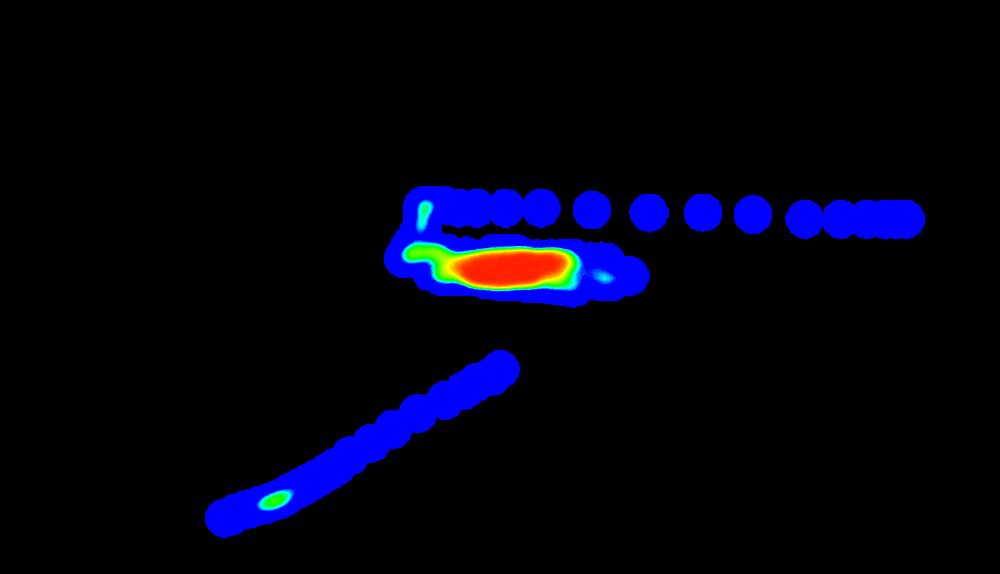
#> input picture Main/dataset/YES/heatmap (1).png, 1000 x 574 px; its folder holds only this picture in this run
$ jupyter execute --allow-errors dataAugmentation.ipynb
#> lines starting #> are read from the running program, lines starting #| are printed output that depends on the picture
[cell 1]
import os
import cv2
import numpy as np

[cell 2]
# Directories for the original and augmented images
input_dir_yes = 'dataset/YES/'
input_dir_no = 'dataset/NO/'
augmented_dir_yes = 'dataset/Augmented/YES/'
augmented_dir_no = 'dataset/Augmented/NO/'

# Ensure the augmented directories exist
os.makedirs(augmented_dir_yes, exist_ok=True)
os.makedirs(augmented_dir_no, exist_ok=True)

[cell 3]
# Function to apply augmentations
def augment_image(image, num_augmentations=100):
    augmented_images = []

    for _ in range(num_augmentations):
        aug_img = image.copy()

        # Random rotation
        angle = np.random.choice([0, 90, 180, 270])
        if angle != 0:
            aug_img = cv2.rotate(aug_img, cv2.ROTATE_90_CLOCKWISE if angle == 90 else cv2.ROTATE_180 if angle == 180 else cv2.ROTATE_90_COUNTERCLOCKWISE)

        # Random horizontal flip
        if np.random.rand() > 0.5:
            aug_img = cv2.flip(aug_img, 1)

        # Random scaling (zoom in/out)
        scale_factor = np.random.uniform(0.8, 1.2)
        h, w = aug_img.shape[:2]
        aug_img = cv2.resize(aug_img, (int(w * scale_factor), int(h * scale_factor)))
        aug_img = cv2.resize(aug_img, (w, h))  # Resize back to original size

        # Add random noise
        noise = np.random.randint(0, 50, (aug_img.shape[0], aug_img.shape[1]), dtype='uint8')
        aug_img = cv2.add(aug_img, noise)

        # Random brightness/contrast adjustment
        alpha = np.random.uniform(0.8, 1.2)  # Contrast control
        beta = np.random.randint(-30, 30)    # Brightness control
        aug_img = cv2.convertScaleAbs(aug_img, alpha=alpha, beta=beta)

        augmented_images.append(aug_img)

    return augmented_images

[cell 4]
# Function to process and augment images in a directory
def process_and_augment_images(input_dir, augmented_dir, num_augmentations_per_image=100):
#> called with input_dir = 'dataset/YES/', augmented_dir = 'dataset/Augmented/YES/', num_augmentations_per_image = 100
    for heatmap_file in os.listdir(input_dir):
        if heatmap_file.endswith('.png'):
            # Load the original heatmap
            heatmap = cv2.imread(os.path.join(input_dir, heatmap_file), cv2.IMREAD_GRAYSCALE)
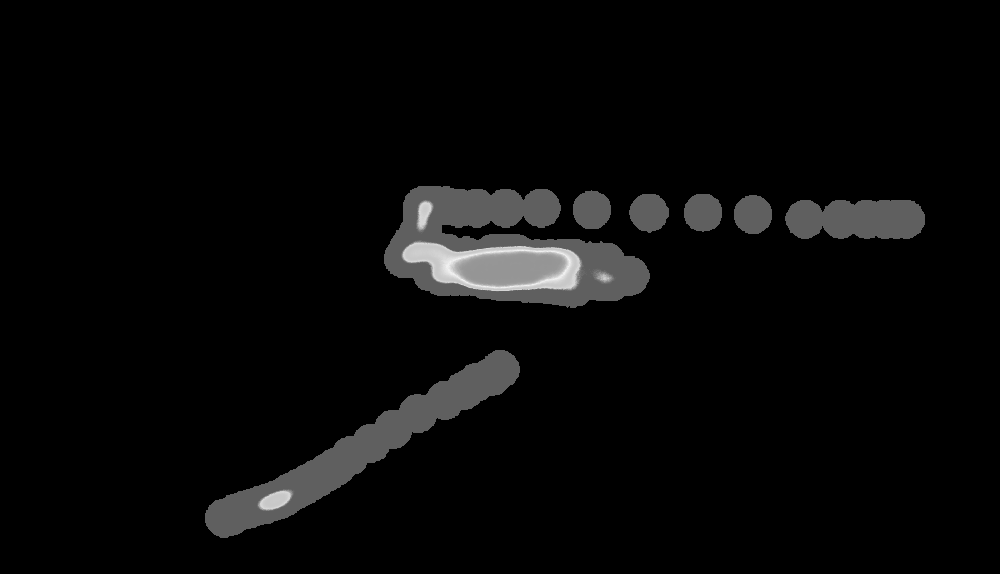
#> heatmap: shape (574, 1000); min 0, max 241, mean 8.3

            # Save the original heatmap in the augmented directory
            cv2.imwrite(os.path.join(augmented_dir, heatmap_file), heatmap)

            # Augment the image
            augmented_images = augment_image(heatmap, num_augmentations=num_augmentations_per_image)
#> the loop in augment_image, `for _ in range(num_augmentations):` made 100 passes
#> pass 1, in augment_image, `aug_img = cv2.flip(aug_img, 1)`:
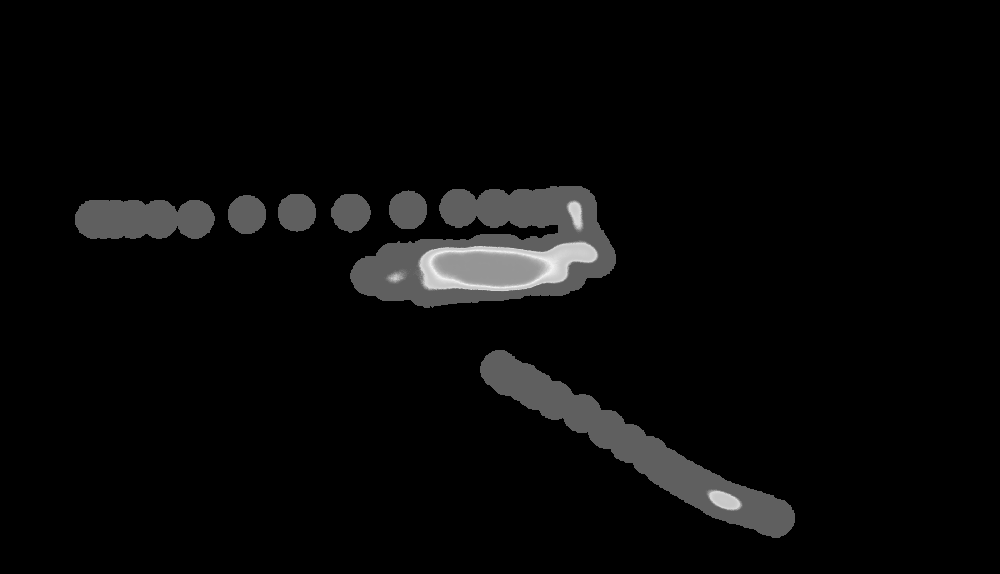
#> aug_img: shape (574, 1000); min 0, max 241, mean 8.3
#> pass 1, in augment_image, `aug_img = cv2.add(aug_img, noise)`:
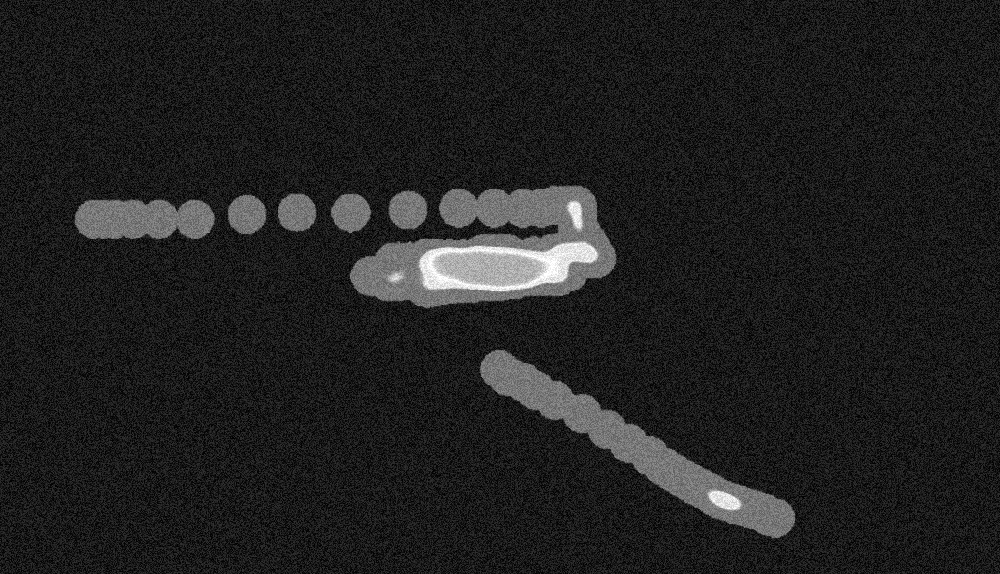
#> aug_img: shape (574, 1000); min 0, max 255, mean 32.8
#> after the loop in augment_image, `for _ in range(num_augmentations):`: augmented_images = 100 items
#> augmented_images = 100 items

            # Save the augmented images
            for idx, aug_img in enumerate(augmented_images):
                aug_filename = f'{os.path.splitext(heatmap_file)[0]}_aug{idx}.png'
                cv2.imwrite(os.path.join(augmented_dir, aug_filename), aug_img)
#> this loop made 100 passes
#> pass 1, in process_and_augment_images, `cv2.imwrite(os.path.join(augmented_dir, aug_filename), aug_img)`:
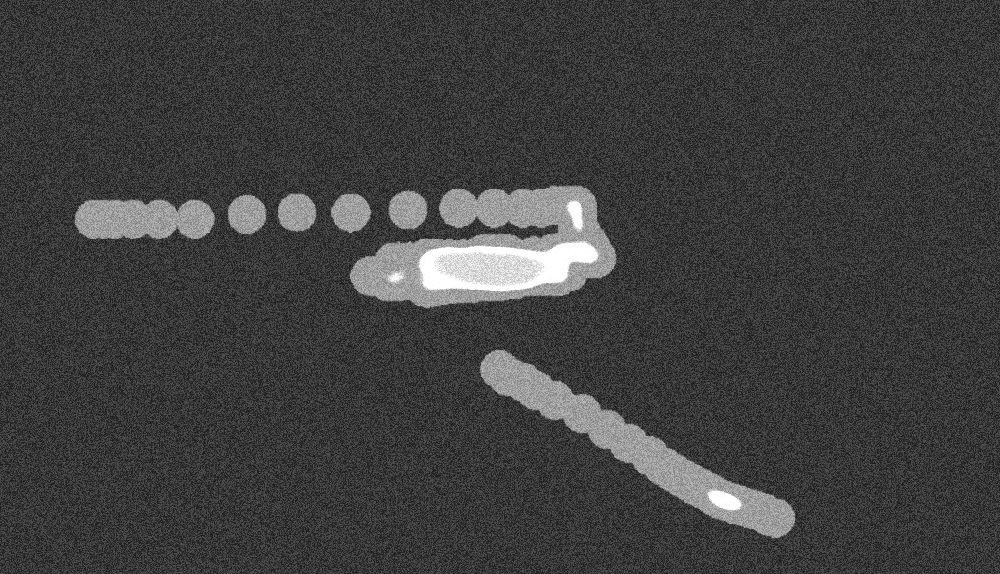
#> saved as heatmap (1)_aug0.png: shape (574, 1000); min 28, max 255, mean 63.6
#> pass 2, in process_and_augment_images, `cv2.imwrite(os.path.join(augmented_dir, aug_filename), aug_img)`:
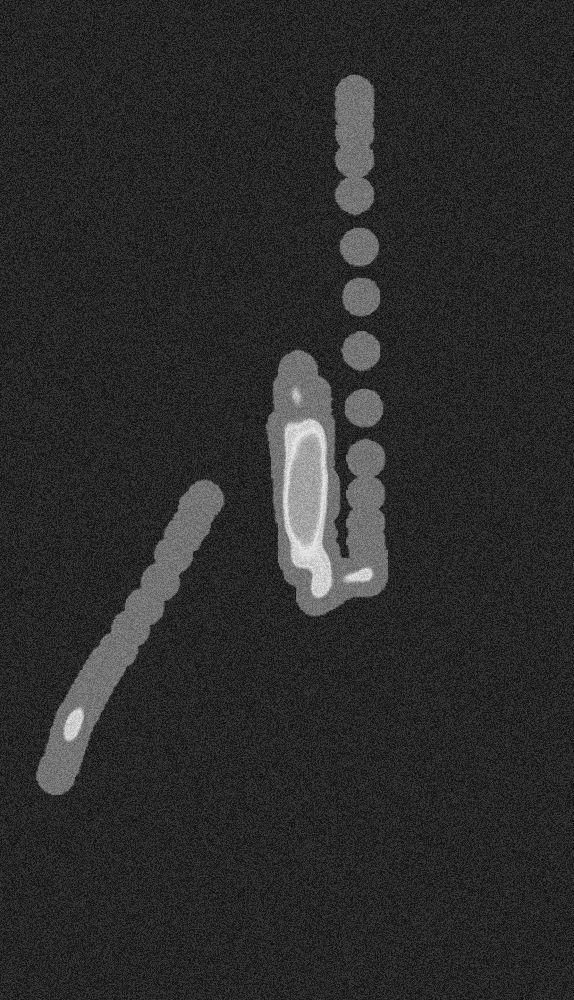
#> saved as heatmap (1)_aug1.png: shape (1000, 574); min 17, max 227, mean 44.1

[cell 5]
# Function to get the list of image files in a directory
def get_image_list(input_dir):
    return [f for f in os.listdir(input_dir) if f.endswith('.png')]

[cell 6]
# Augment 'YES' and 'NO' heatmaps
process_and_augment_images(input_dir_yes, augmented_dir_yes, num_augmentations_per_image=100)
#> (the rest of this cell did not finish here and is left out)

$ run again, on Main/dataset/YES/heatmap (5).png
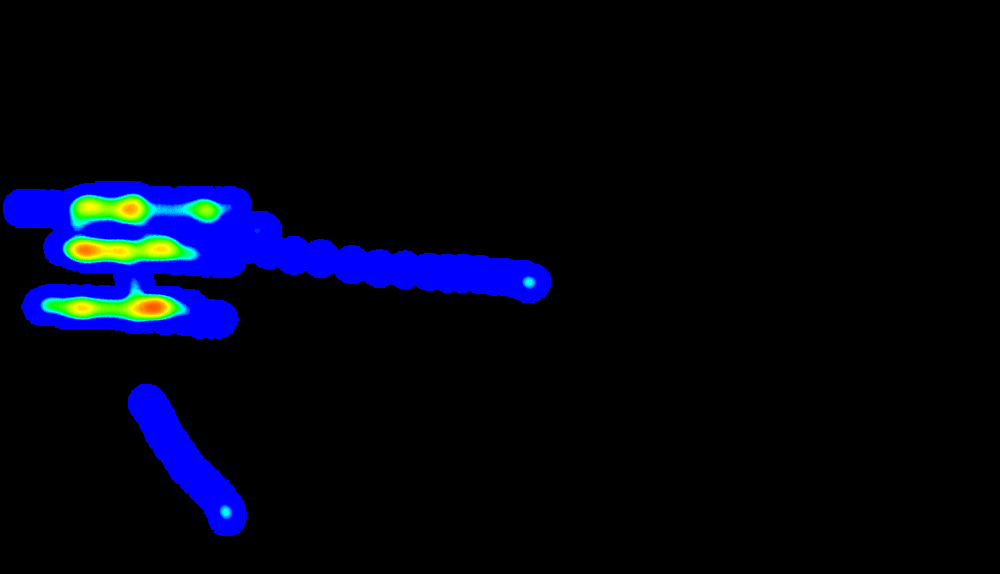
#> input picture Main/dataset/YES/heatmap (5).png, 1000 x 574 px
#> the loop in augment_image, `for _ in range(num_augmentations):` made 100 passes
#> pass 1, in augment_image, `aug_img = cv2.add(aug_img, noise)`:
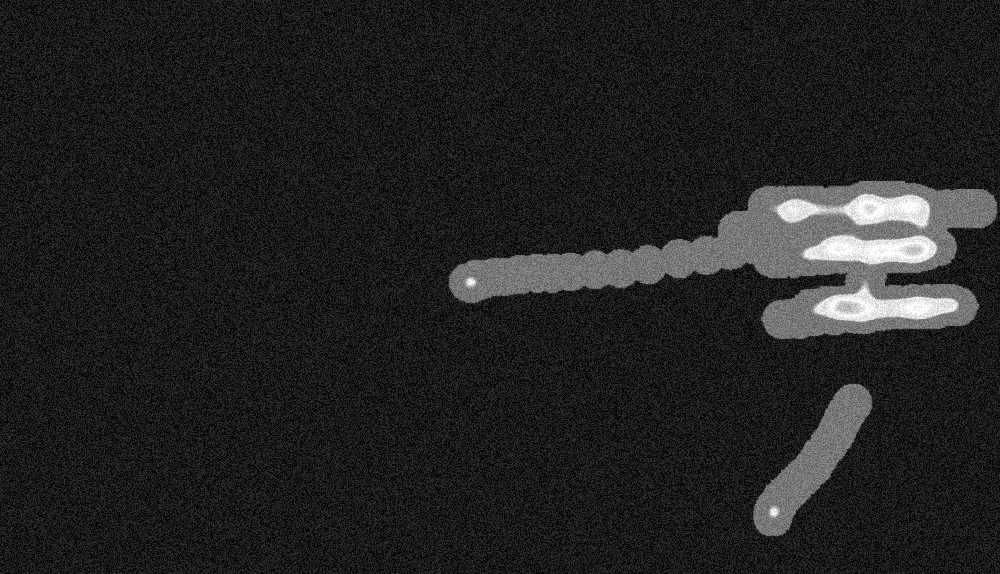
#> aug_img: shape (574, 1000); min 0, max 255, mean 34.1
#> after the loop in augment_image, `for _ in range(num_augmentations):`: augmented_images = 100 items
#> the loop in process_and_augment_images, `for idx, aug_img in enumerate(augmented_images):` made 100 passes
#> pass 2, in process_and_augment_images, `cv2.imwrite(os.path.join(augmented_dir, aug_filename), aug_img)`:
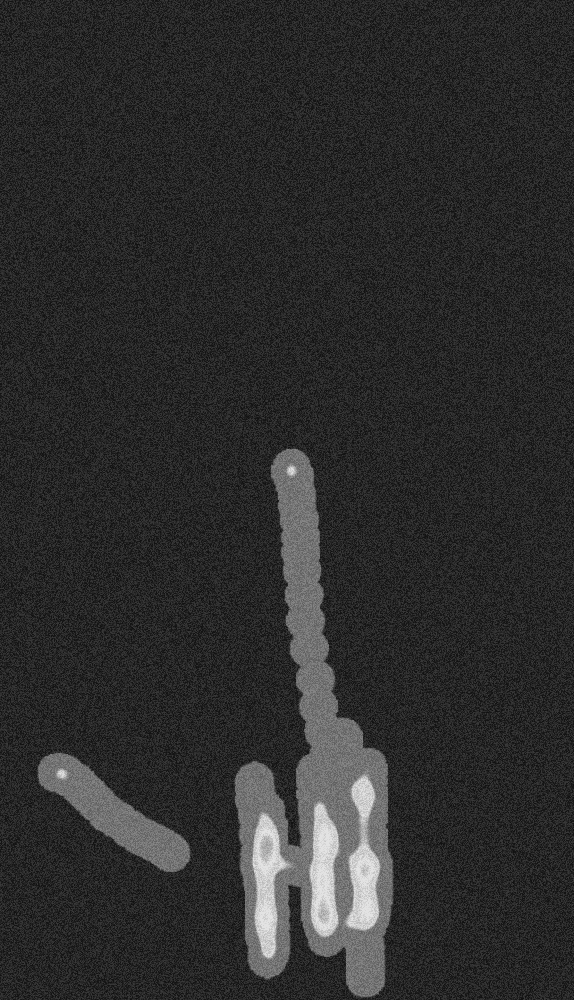
#> saved as heatmap (5)_aug1.png: shape (1000, 574); min 17, max 227, mean 45.1

$ run again, on Main/dataset/YES/heatmap (6).png
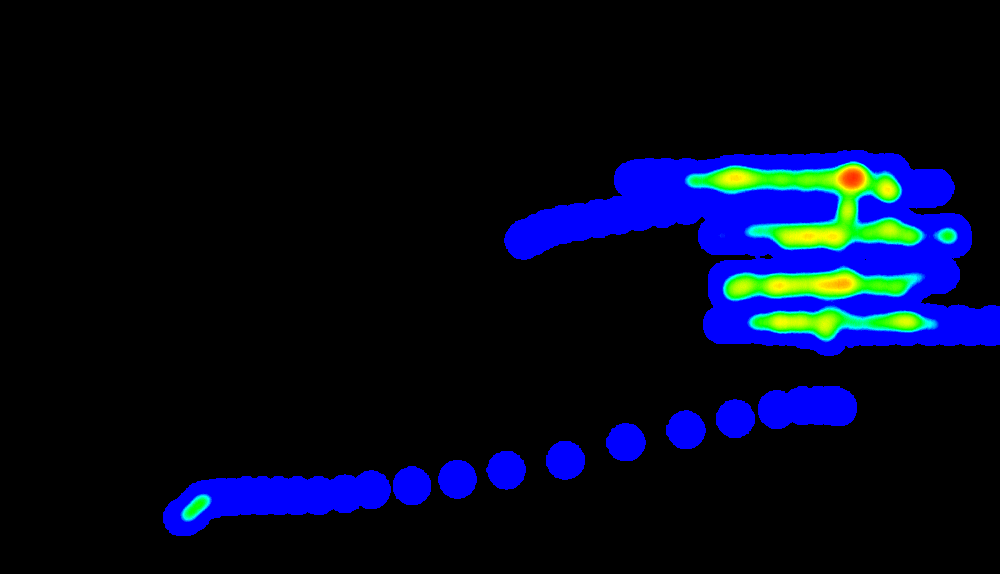
#> input picture Main/dataset/YES/heatmap (6).png, 1000 x 574 px
#> the loop in augment_image, `for _ in range(num_augmentations):` made 100 passes
#> pass 1, in augment_image, `aug_img = cv2.add(aug_img, noise)`:
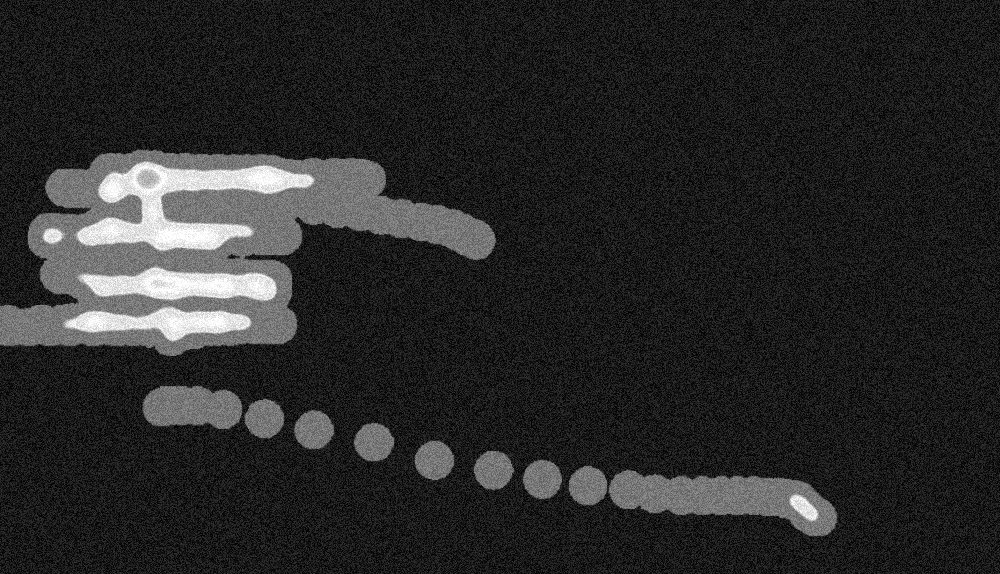
#> aug_img: shape (574, 1000); min 0, max 255, mean 41.1
#> after the loop in augment_image, `for _ in range(num_augmentations):`: augmented_images = 100 items
#> the loop in process_and_augment_images, `for idx, aug_img in enumerate(augmented_images):` made 100 passes
#> pass 2, in process_and_augment_images, `cv2.imwrite(os.path.join(augmented_dir, aug_filename), aug_img)`:
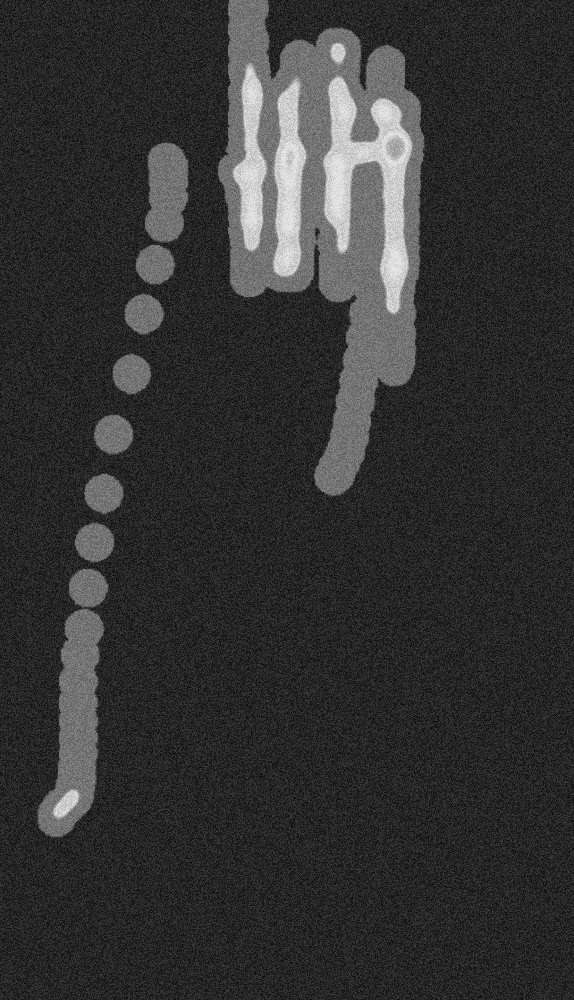
#> saved as heatmap (6)_aug1.png: shape (1000, 574); min 17, max 227, mean 50.9
